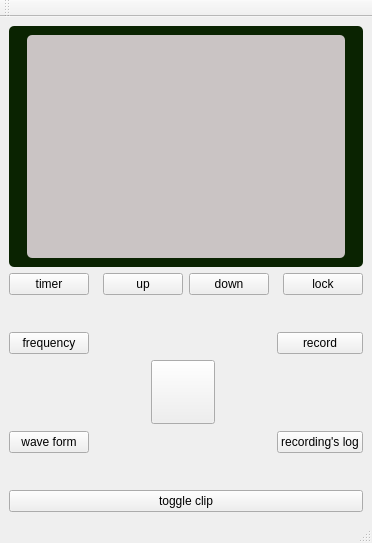
<?xml version="1.0" encoding="UTF-8"?>
<ui version="4.0">
 <class>MainWindow</class>
 <widget class="QMainWindow" name="MainWindow">
  <property name="geometry">
   <rect>
    <x>0</x>
    <y>0</y>
    <width>372</width>
    <height>543</height>
   </rect>
  </property>
  <property name="minimumSize">
   <size>
    <width>372</width>
    <height>543</height>
   </size>
  </property>
  <property name="maximumSize">
   <size>
    <width>372</width>
    <height>543</height>
   </size>
  </property>
  <property name="windowTitle">
   <string>CES Simulator</string>
  </property>
  <widget class="QWidget" name="centralwidget">
   <layout class="QVBoxLayout" name="verticalLayout">
    <item>
     <widget class="QWidget" name="widget" native="true">
      <property name="styleSheet">
       <string notr="true">background: rgb(10, 35, 1);
border-radius: 5px;</string>
      </property>
      <layout class="QHBoxLayout" name="horizontalLayout">
       <item>
        <spacer name="horizontalSpacer_2">
         <property name="orientation">
          <enum>Qt::Horizontal</enum>
         </property>
         <property name="sizeHint" stdset="0">
          <size>
           <width>40</width>
           <height>20</height>
          </size>
         </property>
        </spacer>
       </item>
       <item>
        <widget class="QWidget" name="screenHolderWidget" native="true">
         <property name="minimumSize">
          <size>
           <width>318</width>
           <height>223</height>
          </size>
         </property>
         <property name="styleSheet">
          <string notr="true">background:rgb(202, 196, 196)</string>
         </property>
         <layout class="QVBoxLayout" name="verticalLayout_3">
          <property name="spacing">
           <number>0</number>
          </property>
          <property name="leftMargin">
           <number>0</number>
          </property>
          <property name="topMargin">
           <number>0</number>
          </property>
          <property name="rightMargin">
           <number>0</number>
          </property>
          <property name="bottomMargin">
           <number>0</number>
          </property>
         </layout>
        </widget>
       </item>
       <item>
        <spacer name="horizontalSpacer">
         <property name="orientation">
          <enum>Qt::Horizontal</enum>
         </property>
         <property name="sizeHint" stdset="0">
          <size>
           <width>40</width>
           <height>20</height>
          </size>
         </property>
        </spacer>
       </item>
      </layout>
     </widget>
    </item>
    <item>
     <layout class="QVBoxLayout" name="verticalLayout_5">
      <item>
       <layout class="QHBoxLayout" name="horizontalLayout_2">
        <item>
         <widget class="QPushButton" name="timerButton">
          <property name="text">
           <string>timer</string>
          </property>
         </widget>
        </item>
        <item>
         <spacer name="horizontalSpacer_4">
          <property name="orientation">
           <enum>Qt::Horizontal</enum>
          </property>
          <property name="sizeHint" stdset="0">
           <size>
            <width>40</width>
            <height>20</height>
           </size>
          </property>
         </spacer>
        </item>
        <item>
         <widget class="QPushButton" name="upButton">
          <property name="text">
           <string>up</string>
          </property>
         </widget>
        </item>
        <item>
         <widget class="QPushButton" name="downButton">
          <property name="text">
           <string>down</string>
          </property>
         </widget>
        </item>
        <item>
         <spacer name="horizontalSpacer_3">
          <property name="orientation">
           <enum>Qt::Horizontal</enum>
          </property>
          <property name="sizeHint" stdset="0">
           <size>
            <width>40</width>
            <height>20</height>
           </size>
          </property>
         </spacer>
        </item>
        <item>
         <widget class="QPushButton" name="lockButton">
          <property name="text">
           <string>lock</string>
          </property>
         </widget>
        </item>
       </layout>
      </item>
      <item>
       <layout class="QHBoxLayout" name="horizontalLayout_5">
        <item>
         <layout class="QVBoxLayout" name="verticalLayout_8">
          <item>
           <widget class="QPushButton" name="frequencyButton">
            <property name="text">
             <string>frequency</string>
            </property>
           </widget>
          </item>
          <item>
           <spacer name="verticalSpacer_4">
            <property name="orientation">
             <enum>Qt::Vertical</enum>
            </property>
            <property name="sizeType">
             <enum>QSizePolicy::Minimum</enum>
            </property>
            <property name="sizeHint" stdset="0">
             <size>
              <width>20</width>
              <height>40</height>
             </size>
            </property>
           </spacer>
          </item>
          <item>
           <widget class="QPushButton" name="waveFormButton">
            <property name="text">
             <string>wave form</string>
            </property>
           </widget>
          </item>
         </layout>
        </item>
        <item>
         <spacer name="horizontalSpacer_6">
          <property name="orientation">
           <enum>Qt::Horizontal</enum>
          </property>
          <property name="sizeHint" stdset="0">
           <size>
            <width>40</width>
            <height>20</height>
           </size>
          </property>
         </spacer>
        </item>
        <item>
         <layout class="QVBoxLayout" name="verticalLayout_7">
          <item>
           <widget class="QPushButton" name="powerButton">
            <property name="minimumSize">
             <size>
              <width>64</width>
              <height>64</height>
             </size>
            </property>
            <property name="cursor">
             <cursorShape>PointingHandCursor</cursorShape>
            </property>
            <property name="autoFillBackground">
             <bool>false</bool>
            </property>
            <property name="styleSheet">
             <string notr="true">border-image: url(:/images/power.png);

</string>
            </property>
            <property name="text">
             <string/>
            </property>
           </widget>
          </item>
         </layout>
        </item>
        <item>
         <spacer name="horizontalSpacer_10">
          <property name="orientation">
           <enum>Qt::Horizontal</enum>
          </property>
          <property name="sizeHint" stdset="0">
           <size>
            <width>40</width>
            <height>20</height>
           </size>
          </property>
         </spacer>
        </item>
        <item>
         <layout class="QVBoxLayout" name="verticalLayout_6">
          <item>
           <widget class="QPushButton" name="recordButton">
            <property name="text">
             <string>record</string>
            </property>
           </widget>
          </item>
          <item>
           <spacer name="verticalSpacer_5">
            <property name="orientation">
             <enum>Qt::Vertical</enum>
            </property>
            <property name="sizeType">
             <enum>QSizePolicy::Minimum</enum>
            </property>
            <property name="sizeHint" stdset="0">
             <size>
              <width>20</width>
              <height>40</height>
             </size>
            </property>
           </spacer>
          </item>
          <item>
           <widget class="QPushButton" name="logButton">
            <property name="text">
             <string>recording's log</string>
            </property>
           </widget>
          </item>
         </layout>
        </item>
       </layout>
      </item>
     </layout>
    </item>
    <item>
     <layout class="QVBoxLayout" name="verticalLayout_9">
      <item>
       <widget class="QPushButton" name="clipperButton">
        <property name="text">
         <string>toggle clip</string>
        </property>
       </widget>
      </item>
     </layout>
    </item>
   </layout>
  </widget>
  <widget class="QMenuBar" name="menubar">
   <property name="geometry">
    <rect>
     <x>0</x>
     <y>0</y>
     <width>372</width>
     <height>20</height>
    </rect>
   </property>
  </widget>
  <widget class="QStatusBar" name="statusbar"/>
  <widget class="QToolBar" name="toolBar">
   <property name="windowTitle">
    <string>toolBar</string>
   </property>
   <attribute name="toolBarArea">
    <enum>TopToolBarArea</enum>
   </attribute>
   <attribute name="toolBarBreak">
    <bool>false</bool>
   </attribute>
  </widget>
 </widget>
 <resources/>
 <connections/>
</ui>
